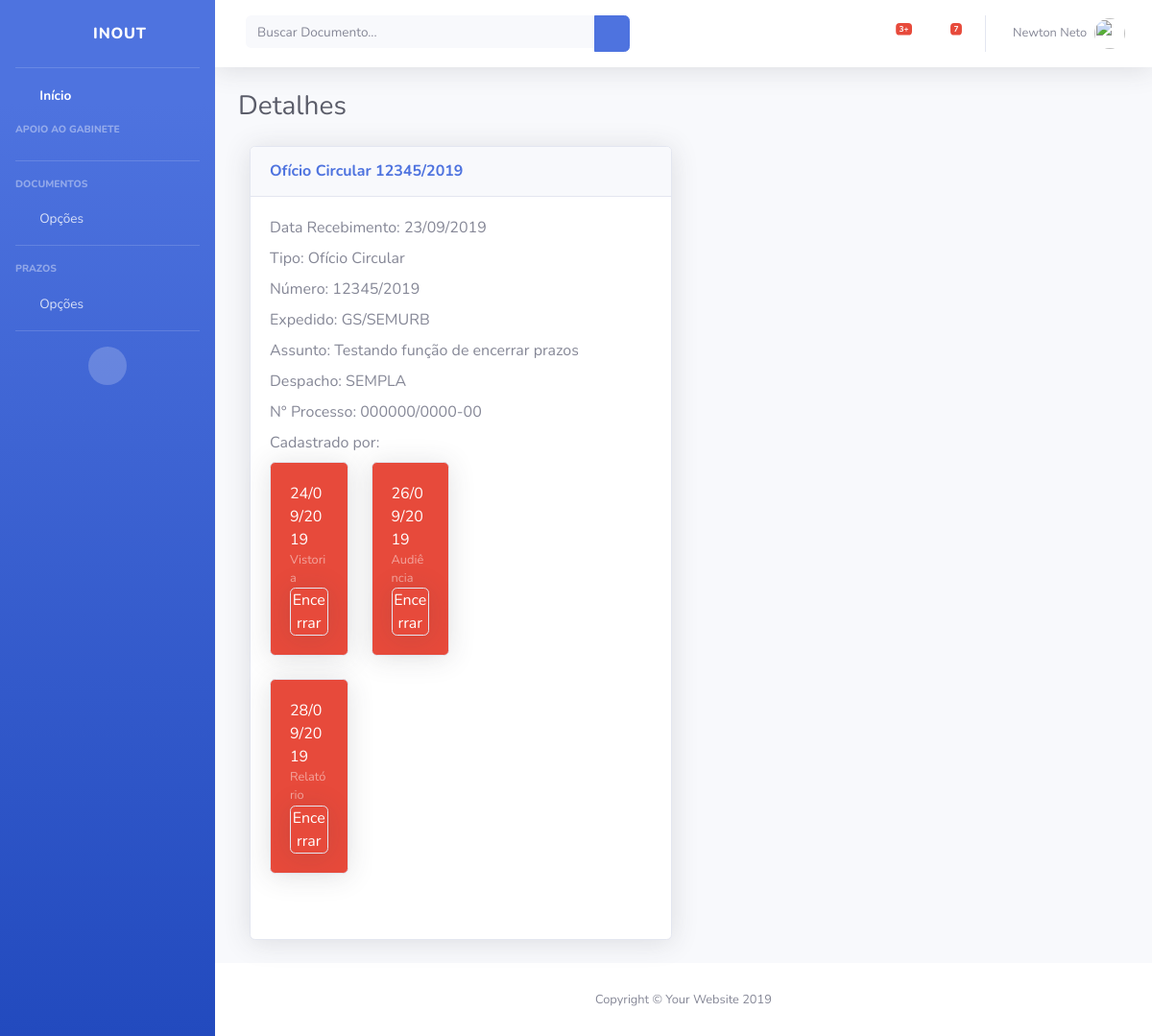
/16/detalhesdocumento.html, run on an earlier commit of the app's database.
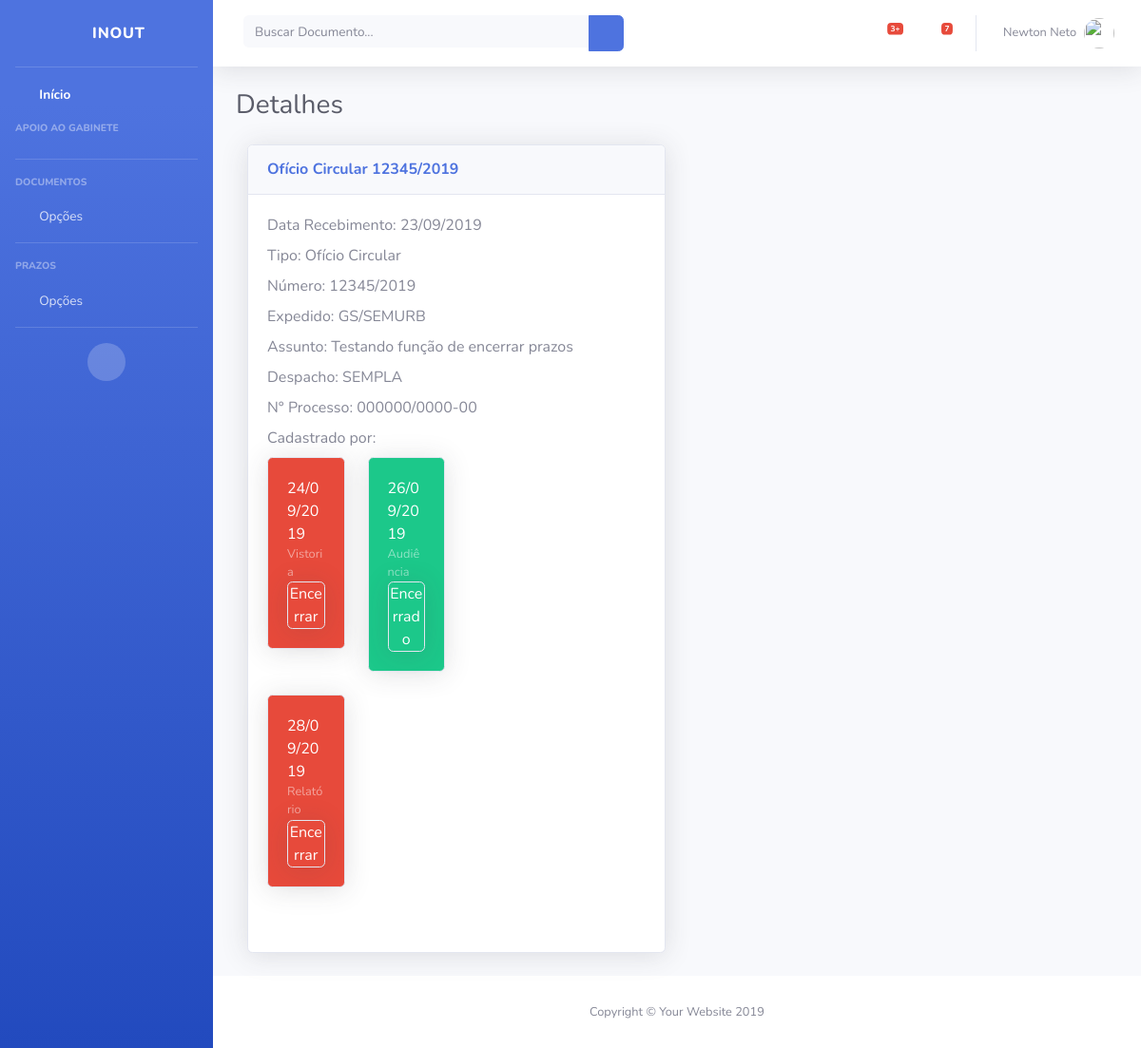
And on a later commit of the database.
### inout/models.py (models this page shows, shortened)
class Prazo(models.Model):
	documento = models.ForeignKey(Documento, on_delete = models.CASCADE)
	tipo_de_prazo = models.CharField(max_length = 20)
	data_do_prazo = models.DateTimeField('Prazo')
	prazo_encerrado = models.BooleanField(default = False)

### inout/views.py (the view)
# urls.py: path('<int:documento_id>/detalhesdocumento', views.detalhesdocumento, name = 'detalhesdocumento'),
def detalhesdocumento(request, documento_id):
	try:
		documento = Documento.objects.get(pk = documento_id)
		contexto = {
			'documento': documento,
			'data_de_hoje': datetime.date.today(),
		}
	except Documento.DoesNotExist:
		raise Http404("Documento não ecziste")
	return render(request, 'inout/detalhesdocumento.html', contexto)

### inout/templates/inout/detalhesdocumento.html (shortened to what this page needs)
{% load staticfiles %}
{% include "header.html" %}
        <div class="container-fluid">
          <h1 class="h3 mb-4 text-gray-800">Detalhes</h1>
          <div class="col-lg-6 mb-4">
            <div class="card shadow mb-4">
              <div class="card-header py-3">
                <h6 class="m-0 font-weight-bold text-primary">{{ documento.tipo_de_documento }} {{ documento.numero_do_documento }}</h6>
              </div>
              <div class="card-body">
                {% if documento %}
                  <label>Data Recebimento: </label> {{ documento.data_de_entrada|date:'d/m/Y' }}
                  <br/>
                  <label>Tipo: </label> {{ documento.tipo_de_documento }}
                  <br/>
                  <label>Número: </label> {{ documento.numero_do_documento }}
                  <br/>
                  <label>Expedido: </label> {{ documento.orgao_expedidor_do_documento }}
                  <br/>
                  <label>Assunto: </label> {{ documento.assunto_do_documento }}
                  <br/>
                  <label>Despacho: </label> {{ documento.despacho_do_documento }}
                  <br/>
                  <label>N° Processo: </label> {{ documento.numero_do_processo }}
                  <br/>
                  <label>Cadastrado por: </label>
                  <br/>
                  <div class="row">
                    <div class="col-lg-6 mb-4">
                      <div class="row">
                      {% for prazo in documento.prazo_set.all %}
                        <div class="col-lg-6 mb-4">
                          {% if prazo.prazo_encerrado == True %}
                            <div class="card bg-success text-white shadow">
                              <div class="card-body">
                                {{ prazo.data_do_prazo|date:'d/m/Y' }}
                              <div class="text-white-50 small">{{ prazo.tipo_de_prazo }}</div>
                              <span class="bg-success card text-white shadow centralizaTexto" />Encerrado</span>
                              </div>
                            </div>
                          {% elif prazo.prazo_encerrado == False and prazo.data_do_prazo|date:'d/m/Y' < data_de_hoje|date:'d/m/Y' %}
                            <div class="card bg-danger text-white shadow">
                              <div class="card-body">
                                {{ prazo.data_do_prazo|date:'d/m/Y' }}
                              <div class="text-white-50 small">{{ prazo.tipo_de_prazo }}</div>
                              <a id="removeStyleLink" href="{% url 'inout:alterar_status_prazo' documento.id prazo.id %}" class="bg-danger card text-white shadow centralizaTexto" />Encerrar</a>
                              </div>
                            </div>
                          {% endif %}
                        </div>
                      {% endfor %}
                      </div>
                    </div>
                  </div>
                {% endif %}
              </div>
            </div>
          </div>
        </div>
      </div>
{% include "footer.html" %}

What changed in the data, as far as the page shows it:
changed Prazo "Audiência": prazo_encerrado "Encerrar" → "Encerrado"
